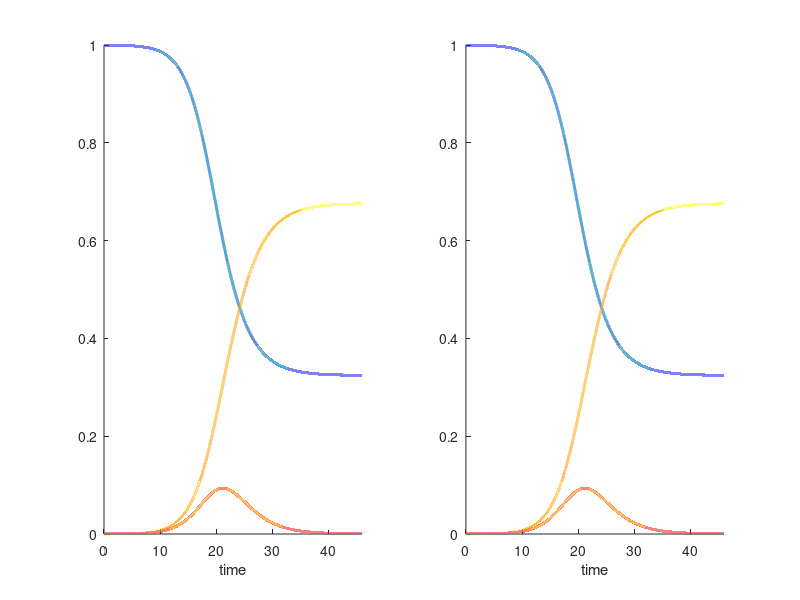
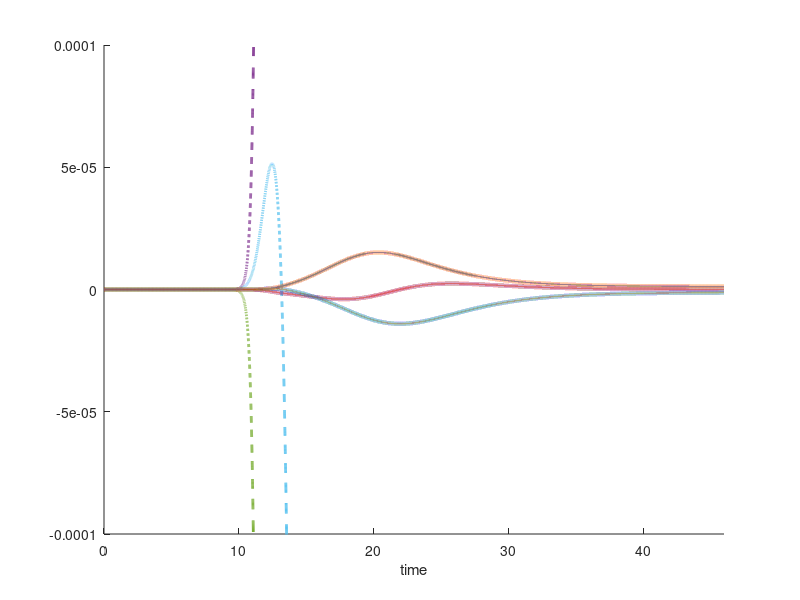

Reproduce these figures in MATLAB, in order.



alph=1;
bigbet=0.35;
bet = @(t) 0.6+0*t;
betPert = @(t) 0.5*exp(-(t-12)^2);
epsilon=10^-4;

deriv = @(x,t) [-alph*x(1)*x(2);alph*x(1)*x(2)-bet(t)*x(2);bet(t)*x(2)];
derivB = @(x,t) [-alph*x(1)*x(2);alph*x(1)*x(2)-(epsilon*betPert(t)+bet(t))*x(2);(epsilon*betPert(t)+bet(t))*x(2)];

xVals= zeros(3,46000);
xValsPert=xVals;
xVals(:,1)=[1-10^-4;10^-4;0];
xValsPert(:,1)=[1-10^-4;10^-4;0];
dt=10^-3;


tim=0;
timSpace= (1:length(xVals))*dt;

marker= 0*timSpace;

for(qqq=2:length(xVals))
    tim=tim+dt;
  
    xVals(:,qqq)=xVals(:,qqq-1)+deriv(xVals(:,qqq-1),tim)*dt;
    xValsPert(:,qqq)=xValsPert(:,qqq-1)+derivB(xValsPert(:,qqq-1),tim)*dt;
    
end

figure(1)
subplot(1,2,1)
axis([0,max(timSpace),0,1])
hold on
plot(timSpace,xVals(:,:),'LineWidth',2)
xlabel('time');

subplot(1,2,2)
axis([0,max(timSpace),0,1])
hold on
plot(timSpace,xValsPert(:,:),'LineWidth',2)
xlabel('time');



figure(2)
axis([0,max(timSpace),-1*epsilon,1*epsilon])
hold on
plot(timSpace,xValsPert(:,:)-xVals(:,:))
xlabel('time');


integrals= cumsum(xVals,2)*dt;
integralBet= cumsum(bet(timSpace).*xVals(2,:))*dt;

bigIntegral= 0*integrals;
bigIntegral=bigIntegral(1:2,:);
predictedPert= bigIntegral;

predictedPertB= bigIntegral;


for(qqq=2:length(bigIntegral))
    MatrixExpNow=expm([-alph*(integrals(2,qqq)-integrals(1,qqq)), +alph*integrals(1,qqq) ;-integralBet(qqq),-integralBet(qqq)]);
    bigIntegral(:,qqq)=MatrixExpNow\[0;betPert(timSpace(qqq))];
    predictedPert([1,3],qqq)=MatrixExpNow*sum(bigIntegral(:,1:qqq),2)*dt;
    predictedPert(2,qqq)= -predictedPert(1,qqq)-predictedPert(3,qqq);
    nowM=[-alph*(xVals(2,qqq)-xVals(1,qqq)), alph*xVals(1,qqq) ;-bet(timSpace(qqq)),-bet(timSpace(qqq))];
    predictedPertB(:,qqq) = [0;betPert(timSpace(qqq-1))*xVals(2,qqq-1)*dt] + expm(nowM*dt)*predictedPertB(:,qqq-1);
    
end


predictedPertB(3,:)= -predictedPertB(1,:)-predictedPertB(2,:)
plot(timSpace,predictedPert*epsilon,'--','LineWidth',2)
predictedPertB=flipud(predictedPertB)

plot(timSpace,predictedPertB*epsilon,':','LineWidth',3)